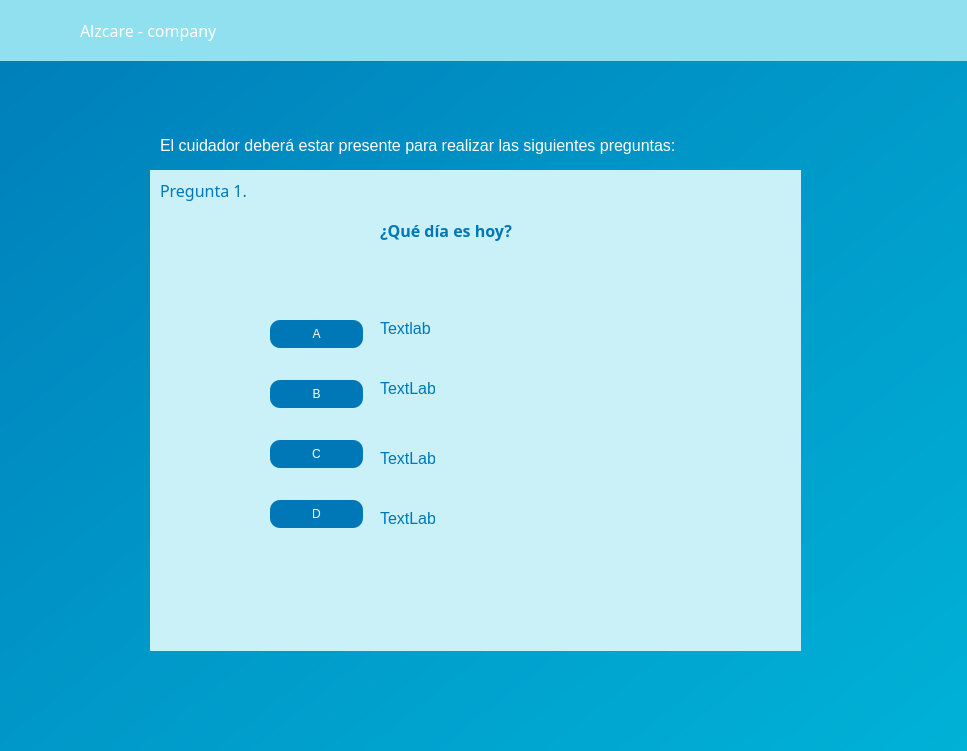
<?xml version="1.0" encoding="UTF-8"?>
<ui version="4.0">
 <class>Form</class>
 <widget class="QWidget" name="Form">
  <property name="geometry">
   <rect>
    <x>0</x>
    <y>0</y>
    <width>967</width>
    <height>751</height>
   </rect>
  </property>
  <property name="windowTitle">
   <string>Form</string>
  </property>
  <widget class="QWidget" name="widget" native="true">
   <property name="geometry">
    <rect>
     <x>-90</x>
     <y>-110</y>
     <width>1101</width>
     <height>881</height>
    </rect>
   </property>
   <property name="styleSheet">
    <string notr="true">QWidget {
    background: qlineargradient(x1:0, y1:0, x2:1, y2:1, stop:0 #0077b6, stop:0.5 #0096c7, stop:1 #00b4d8);
}

QLabel {
    background-color: transparent;  /* Fondo transparente para QLabel */
    color: white;  /* Color del texto del QLabel */
    font-size: 16px;  /* Tamaño de fuente del QLabel */
}

QLineEdit {
    background-color: white;  /* Fondo sólido blanco para QLineEdit */
    border: 2px solid #00b4d8;
    border-radius: 10px;
    padding: 10px;
    font-size: 16px;
    color: black;
}

QLineEdit:focus {
    border: 2px solid #0077b6; /* Color del borde al enfocar */
    outline: none;
}


QPushButton{
	border-radius: 10px;
	color: white;
	background-color: rgb(0, 119, 182)
}</string>
   </property>
   <widget class="QLabel" name="label_5">
    <property name="geometry">
     <rect>
      <x>610</x>
      <y>330</y>
      <width>61</width>
      <height>51</height>
     </rect>
    </property>
    <property name="text">
     <string/>
    </property>
    <property name="pixmap">
     <pixmap resource="recursos_interfazseguimiento1.qrc">:/prefijoNuevo/Alzcare.png</pixmap>
    </property>
   </widget>
   <widget class="QWidget" name="widget_2" native="true">
    <property name="geometry">
     <rect>
      <x>10</x>
      <y>110</y>
      <width>1191</width>
      <height>61</height>
     </rect>
    </property>
    <property name="styleSheet">
     <string notr="true">QWidget{
	background-color: rgb(144, 224, 239);
}</string>
    </property>
    <widget class="QLabel" name="label_2">
     <property name="geometry">
      <rect>
       <x>160</x>
       <y>20</y>
       <width>151</width>
       <height>21</height>
      </rect>
     </property>
     <property name="font">
      <font>
       <family>Montserrat</family>
       <pointsize>-1</pointsize>
       <weight>50</weight>
       <bold>false</bold>
      </font>
     </property>
     <property name="text">
      <string>Alzcare - company</string>
     </property>
    </widget>
    <widget class="QLabel" name="label">
     <property name="geometry">
      <rect>
       <x>100</x>
       <y>10</y>
       <width>41</width>
       <height>41</height>
      </rect>
     </property>
     <property name="text">
      <string/>
     </property>
     <property name="pixmap">
      <pixmap resource="recursos_interfazseguimiento1.qrc">:/prefijoNuevo/Alzcare.png</pixmap>
     </property>
     <property name="scaledContents">
      <bool>true</bool>
     </property>
    </widget>
    <widget class="QPushButton" name="pushButton_regresar">
     <property name="geometry">
      <rect>
       <x>960</x>
       <y>20</y>
       <width>81</width>
       <height>31</height>
      </rect>
     </property>
     <property name="text">
      <string/>
     </property>
     <property name="icon">
      <iconset resource="recursos_interfazseguimiento1.qrc">
       <normaloff>:/prefijoNuevo/regresar.png</normaloff>:/prefijoNuevo/regresar.png</iconset>
     </property>
     <property name="iconSize">
      <size>
       <width>40</width>
       <height>240</height>
      </size>
     </property>
    </widget>
   </widget>
   <widget class="QWidget" name="widget_3" native="true">
    <property name="geometry">
     <rect>
      <x>240</x>
      <y>280</y>
      <width>651</width>
      <height>481</height>
     </rect>
    </property>
    <property name="styleSheet">
     <string notr="true">QWidget{
	background-color: rgb(202, 240, 248);
}
QLabel{
	color: rgb(0, 119, 182);}

QPushButton{
	background-color: rgb(0, 119, 182);
	color: white;
}</string>
    </property>
    <widget class="QLabel" name="label_3">
     <property name="geometry">
      <rect>
       <x>10</x>
       <y>0</y>
       <width>351</width>
       <height>41</height>
      </rect>
     </property>
     <property name="font">
      <font>
       <family>Montserrat</family>
       <pointsize>-1</pointsize>
       <weight>50</weight>
       <bold>false</bold>
      </font>
     </property>
     <property name="text">
      <string>&lt;html&gt;&lt;head/&gt;&lt;body&gt;&lt;p&gt;Pregunta 1.&lt;/p&gt;&lt;/body&gt;&lt;/html&gt;</string>
     </property>
    </widget>
    <widget class="QLabel" name="label_4">
     <property name="geometry">
      <rect>
       <x>480</x>
       <y>120</y>
       <width>55</width>
       <height>16</height>
      </rect>
     </property>
     <property name="text">
      <string/>
     </property>
     <property name="pixmap">
      <pixmap resource="recursos_interfazseguimiento1.qrc">:/prefijoNuevo/cerebro.png</pixmap>
     </property>
     <property name="scaledContents">
      <bool>true</bool>
     </property>
    </widget>
    <widget class="QLabel" name="label_7">
     <property name="geometry">
      <rect>
       <x>230</x>
       <y>40</y>
       <width>351</width>
       <height>41</height>
      </rect>
     </property>
     <property name="font">
      <font>
       <family>Montserrat</family>
       <pointsize>-1</pointsize>
       <weight>75</weight>
       <bold>true</bold>
      </font>
     </property>
     <property name="text">
      <string>&lt;html&gt;&lt;head/&gt;&lt;body&gt;&lt;p&gt;¿Qué día es hoy?&lt;/p&gt;&lt;/body&gt;&lt;/html&gt;</string>
     </property>
    </widget>
    <widget class="QPushButton" name="pushButton">
     <property name="geometry">
      <rect>
       <x>120</x>
       <y>150</y>
       <width>93</width>
       <height>28</height>
      </rect>
     </property>
     <property name="text">
      <string>A</string>
     </property>
    </widget>
    <widget class="QPushButton" name="pushButton_B">
     <property name="geometry">
      <rect>
       <x>120</x>
       <y>210</y>
       <width>93</width>
       <height>28</height>
      </rect>
     </property>
     <property name="text">
      <string>B</string>
     </property>
    </widget>
    <widget class="QPushButton" name="pushButton_C">
     <property name="geometry">
      <rect>
       <x>120</x>
       <y>270</y>
       <width>93</width>
       <height>28</height>
      </rect>
     </property>
     <property name="text">
      <string>C</string>
     </property>
    </widget>
    <widget class="QPushButton" name="pushButton_D">
     <property name="geometry">
      <rect>
       <x>120</x>
       <y>330</y>
       <width>93</width>
       <height>28</height>
      </rect>
     </property>
     <property name="text">
      <string>D</string>
     </property>
    </widget>
    <widget class="QLabel" name="label_A">
     <property name="geometry">
      <rect>
       <x>230</x>
       <y>150</y>
       <width>55</width>
       <height>16</height>
      </rect>
     </property>
     <property name="text">
      <string>Textlab</string>
     </property>
    </widget>
    <widget class="QLabel" name="label_B">
     <property name="geometry">
      <rect>
       <x>230</x>
       <y>210</y>
       <width>55</width>
       <height>16</height>
      </rect>
     </property>
     <property name="text">
      <string>TextLabel</string>
     </property>
    </widget>
    <widget class="QLabel" name="label_C">
     <property name="geometry">
      <rect>
       <x>230</x>
       <y>280</y>
       <width>55</width>
       <height>16</height>
      </rect>
     </property>
     <property name="text">
      <string>TextLabel</string>
     </property>
    </widget>
    <widget class="QLabel" name="label_D">
     <property name="geometry">
      <rect>
       <x>230</x>
       <y>340</y>
       <width>55</width>
       <height>16</height>
      </rect>
     </property>
     <property name="text">
      <string>TextLabel</string>
     </property>
    </widget>
    <widget class="QLabel" name="label_8">
     <property name="geometry">
      <rect>
       <x>370</x>
       <y>140</y>
       <width>261</width>
       <height>221</height>
      </rect>
     </property>
     <property name="text">
      <string/>
     </property>
     <property name="pixmap">
      <pixmap resource="recursos_interfazseguimiento1.qrc">:/prefijoNuevo/calendario.png</pixmap>
     </property>
     <property name="scaledContents">
      <bool>true</bool>
     </property>
    </widget>
   </widget>
   <widget class="QLabel" name="label_6">
    <property name="geometry">
     <rect>
      <x>250</x>
      <y>240</y>
      <width>531</width>
      <height>31</height>
     </rect>
    </property>
    <property name="text">
     <string>El cuidador deberá estar presente para realizar las siguientes preguntas:</string>
    </property>
   </widget>
  </widget>
 </widget>
 <resources>
  <include location="recursos_interfazseguimiento1.qrc"/>
  <include location="recursos_interfazseguimiento.qrc"/>
 </resources>
 <connections/>
</ui>
